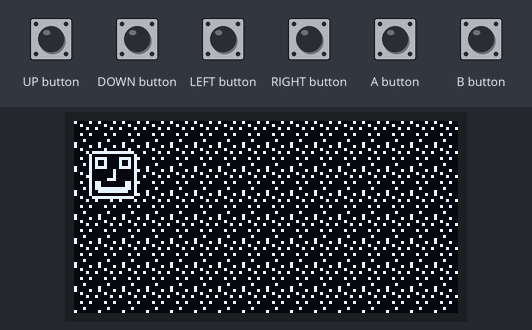
This sketch was run on a simulated Arduboy, built with avr-gcc and run on an emulated ATmega32U4. Shown: 128×64 one-colour display. The test bench sets the inputs (shaded band).

Above: at 1.2 s.
1.3 s: UP button pressed for 1 s
At 1.48 s:
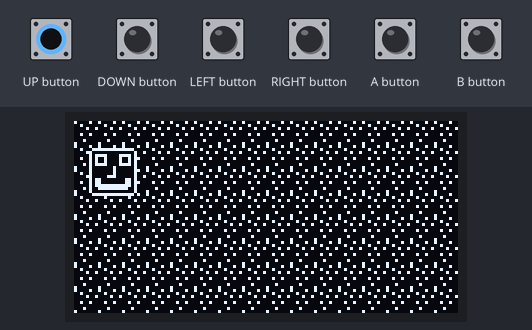
3.8 s: LEFT button pressed for 1 s
At 5.1 s:
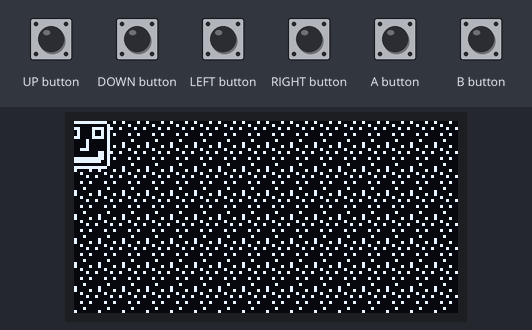
6.3 s: DOWN button pressed for 0.15 s
At 7.4 s:
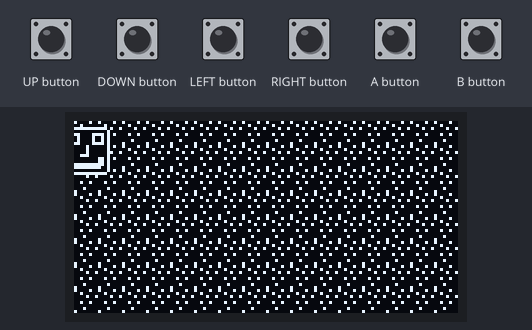
8.0 s: DOWN button pressed for 1 s
At 9.7 s:
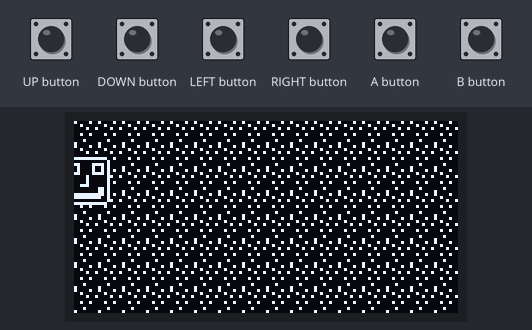
10.5 s: UP button pressed for 0.15 s
At 12.0 s:
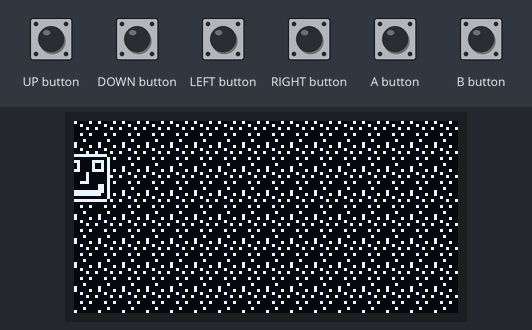
Timing chart, 0 to 13.2 s (numbered marks = the images above; inputs shaded):
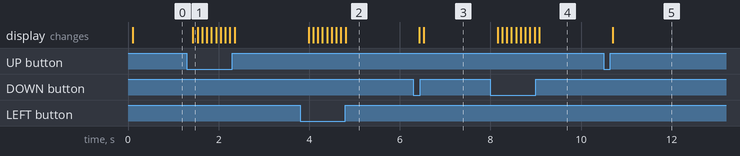

Measured:
- after the input at 1.3 s, the display: changes after 0.13 s (image 1)
- after the input at 3.8 s, the display: first changes after 0.19 s (image 2 shows a later state)
- after the input at 6.3 s, the display: first changes after 0.13 s (image 3 shows a later state)
- after the input at 8.0 s, the display: first changes after 0.16 s (image 4 shows a later state)
- after the input at 10.5 s, the display: changes after 0.20 s (image 5)

The sketch:

sketch_oct09b.ino
```cpp
// Si Pham (tonka7su)
// October 9, 2021
// Moving Character Demo
#include <Arduboy2.h>
Arduboy2 arduboy;

const unsigned char PROGMEM background[] = {
  // width, height,
  8, 8,
  0x81, 0x00, 0x12, 0x40, 0x04, 0x11, 0x00, 0x04,
};

const unsigned char PROGMEM player[] = {
  // width, height,
  16, 16,
  0xfe, 0x01, 0x3d, 0x25, 0x25, 0x3d, 0x01, 0x01, 0xc1, 0x01, 0x3d, 0x25, 0x25, 0x3d, 0x01, 0xfe,
  0x7f, 0x80, 0x9c, 0xbc, 0xb0, 0xb0, 0xb2, 0xb2, 0xb3, 0xb0, 0xb0, 0xb0, 0xbc, 0x9c, 0x80, 0x7f,
};

int playerx = 5;
int playery = 10;

void setup() {
  arduboy.begin();
  arduboy.clear();
}

void loop() {
  arduboy.clear();

  for (int backgroundx = 0; backgroundx < 128; backgroundx = backgroundx + 8) {
    for (int backgroundy = 0; backgroundy < 64; backgroundy = backgroundy + 8) {
      Sprites::drawOverwrite(backgroundx, backgroundy, background, 0);
    }
  }

  Sprites::drawOverwrite(playerx, playery, player, 0);
  if (arduboy.pressed(LEFT_BUTTON)) {
    playerx = playerx - 1;
  }
  if (arduboy.pressed(RIGHT_BUTTON)) {
    playerx = playerx + 1;
  }
  if (arduboy.pressed(UP_BUTTON)) {
    playery = playery - 1;
  }
  if (arduboy.pressed(DOWN_BUTTON)) {
    playery = playery + 1;
  }
  arduboy.display();
}
```
